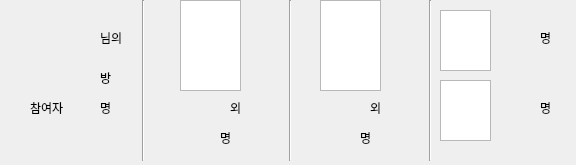
<?xml version="1.0" encoding="UTF-8"?>
<ui version="4.0">
 <class>Dialog</class>
 <widget class="QDialog" name="Dialog">
  <property name="geometry">
   <rect>
    <x>0</x>
    <y>0</y>
    <width>576</width>
    <height>165</height>
   </rect>
  </property>
  <property name="windowTitle">
   <string>Dialog</string>
  </property>
  <widget class="QLabel" name="label_6">
   <property name="geometry">
    <rect>
     <x>30</x>
     <y>100</y>
     <width>41</width>
     <height>16</height>
    </rect>
   </property>
   <property name="text">
    <string>참여자</string>
   </property>
  </widget>
  <widget class="QLabel" name="name1">
   <property name="geometry">
    <rect>
     <x>30</x>
     <y>30</y>
     <width>61</width>
     <height>21</height>
    </rect>
   </property>
   <property name="text">
    <string/>
   </property>
  </widget>
  <widget class="QLabel" name="label_2">
   <property name="geometry">
    <rect>
     <x>100</x>
     <y>30</y>
     <width>31</width>
     <height>16</height>
    </rect>
   </property>
   <property name="text">
    <string>님의</string>
   </property>
  </widget>
  <widget class="QLabel" name="label_3">
   <property name="geometry">
    <rect>
     <x>30</x>
     <y>70</y>
     <width>61</width>
     <height>21</height>
    </rect>
   </property>
   <property name="text">
    <string/>
   </property>
  </widget>
  <widget class="QLabel" name="label_7">
   <property name="geometry">
    <rect>
     <x>100</x>
     <y>100</y>
     <width>16</width>
     <height>16</height>
    </rect>
   </property>
   <property name="text">
    <string>명</string>
   </property>
  </widget>
  <widget class="QLabel" name="label_5">
   <property name="geometry">
    <rect>
     <x>100</x>
     <y>70</y>
     <width>16</width>
     <height>16</height>
    </rect>
   </property>
   <property name="text">
    <string>방</string>
   </property>
  </widget>
  <widget class="QLabel" name="label_4">
   <property name="geometry">
    <rect>
     <x>70</x>
     <y>100</y>
     <width>21</width>
     <height>21</height>
    </rect>
   </property>
   <property name="text">
    <string/>
   </property>
  </widget>
  <widget class="QGraphicsView" name="img1">
   <property name="geometry">
    <rect>
     <x>180</x>
     <y>0</y>
     <width>61</width>
     <height>91</height>
    </rect>
   </property>
  </widget>
  <widget class="Line" name="line">
   <property name="geometry">
    <rect>
     <x>133</x>
     <y>0</y>
     <width>20</width>
     <height>161</height>
    </rect>
   </property>
   <property name="orientation">
    <enum>Qt::Vertical</enum>
   </property>
  </widget>
  <widget class="QLabel" name="label_8">
   <property name="geometry">
    <rect>
     <x>160</x>
     <y>100</y>
     <width>61</width>
     <height>21</height>
    </rect>
   </property>
   <property name="text">
    <string/>
   </property>
   <property name="alignment">
    <set>Qt::AlignRight|Qt::AlignTrailing|Qt::AlignVCenter</set>
   </property>
  </widget>
  <widget class="QLabel" name="label_9">
   <property name="geometry">
    <rect>
     <x>230</x>
     <y>100</y>
     <width>31</width>
     <height>16</height>
    </rect>
   </property>
   <property name="text">
    <string>외</string>
   </property>
  </widget>
  <widget class="QLabel" name="label_10">
   <property name="geometry">
    <rect>
     <x>180</x>
     <y>130</y>
     <width>31</width>
     <height>21</height>
    </rect>
   </property>
   <property name="text">
    <string/>
   </property>
   <property name="alignment">
    <set>Qt::AlignRight|Qt::AlignTrailing|Qt::AlignVCenter</set>
   </property>
  </widget>
  <widget class="QLabel" name="label_11">
   <property name="geometry">
    <rect>
     <x>220</x>
     <y>130</y>
     <width>31</width>
     <height>16</height>
    </rect>
   </property>
   <property name="text">
    <string>명</string>
   </property>
  </widget>
  <widget class="Line" name="line_2">
   <property name="geometry">
    <rect>
     <x>280</x>
     <y>0</y>
     <width>20</width>
     <height>161</height>
    </rect>
   </property>
   <property name="orientation">
    <enum>Qt::Vertical</enum>
   </property>
  </widget>
  <widget class="QLabel" name="label_12">
   <property name="geometry">
    <rect>
     <x>360</x>
     <y>130</y>
     <width>31</width>
     <height>16</height>
    </rect>
   </property>
   <property name="text">
    <string>명</string>
   </property>
  </widget>
  <widget class="QLabel" name="label_13">
   <property name="geometry">
    <rect>
     <x>370</x>
     <y>100</y>
     <width>31</width>
     <height>16</height>
    </rect>
   </property>
   <property name="text">
    <string>외</string>
   </property>
  </widget>
  <widget class="QLabel" name="label_14">
   <property name="geometry">
    <rect>
     <x>300</x>
     <y>100</y>
     <width>61</width>
     <height>21</height>
    </rect>
   </property>
   <property name="text">
    <string/>
   </property>
   <property name="alignment">
    <set>Qt::AlignRight|Qt::AlignTrailing|Qt::AlignVCenter</set>
   </property>
  </widget>
  <widget class="QLabel" name="label_15">
   <property name="geometry">
    <rect>
     <x>320</x>
     <y>130</y>
     <width>31</width>
     <height>21</height>
    </rect>
   </property>
   <property name="text">
    <string/>
   </property>
   <property name="alignment">
    <set>Qt::AlignRight|Qt::AlignTrailing|Qt::AlignVCenter</set>
   </property>
  </widget>
  <widget class="QGraphicsView" name="img2">
   <property name="geometry">
    <rect>
     <x>320</x>
     <y>0</y>
     <width>61</width>
     <height>91</height>
    </rect>
   </property>
  </widget>
  <widget class="Line" name="line_3">
   <property name="geometry">
    <rect>
     <x>420</x>
     <y>0</y>
     <width>20</width>
     <height>161</height>
    </rect>
   </property>
   <property name="orientation">
    <enum>Qt::Vertical</enum>
   </property>
  </widget>
  <widget class="QGraphicsView" name="img3">
   <property name="geometry">
    <rect>
     <x>440</x>
     <y>10</y>
     <width>51</width>
     <height>61</height>
    </rect>
   </property>
  </widget>
  <widget class="QGraphicsView" name="img4">
   <property name="geometry">
    <rect>
     <x>440</x>
     <y>80</y>
     <width>51</width>
     <height>61</height>
    </rect>
   </property>
  </widget>
  <widget class="QLabel" name="label_18">
   <property name="geometry">
    <rect>
     <x>500</x>
     <y>30</y>
     <width>31</width>
     <height>21</height>
    </rect>
   </property>
   <property name="text">
    <string/>
   </property>
   <property name="alignment">
    <set>Qt::AlignRight|Qt::AlignTrailing|Qt::AlignVCenter</set>
   </property>
  </widget>
  <widget class="QLabel" name="label_16">
   <property name="geometry">
    <rect>
     <x>540</x>
     <y>30</y>
     <width>31</width>
     <height>16</height>
    </rect>
   </property>
   <property name="text">
    <string>명</string>
   </property>
  </widget>
  <widget class="QLabel" name="label_17">
   <property name="geometry">
    <rect>
     <x>540</x>
     <y>100</y>
     <width>31</width>
     <height>16</height>
    </rect>
   </property>
   <property name="text">
    <string>명</string>
   </property>
  </widget>
  <widget class="QLabel" name="label_19">
   <property name="geometry">
    <rect>
     <x>500</x>
     <y>100</y>
     <width>31</width>
     <height>21</height>
    </rect>
   </property>
   <property name="text">
    <string/>
   </property>
   <property name="alignment">
    <set>Qt::AlignRight|Qt::AlignTrailing|Qt::AlignVCenter</set>
   </property>
  </widget>
 </widget>
 <resources/>
 <connections/>
</ui>
